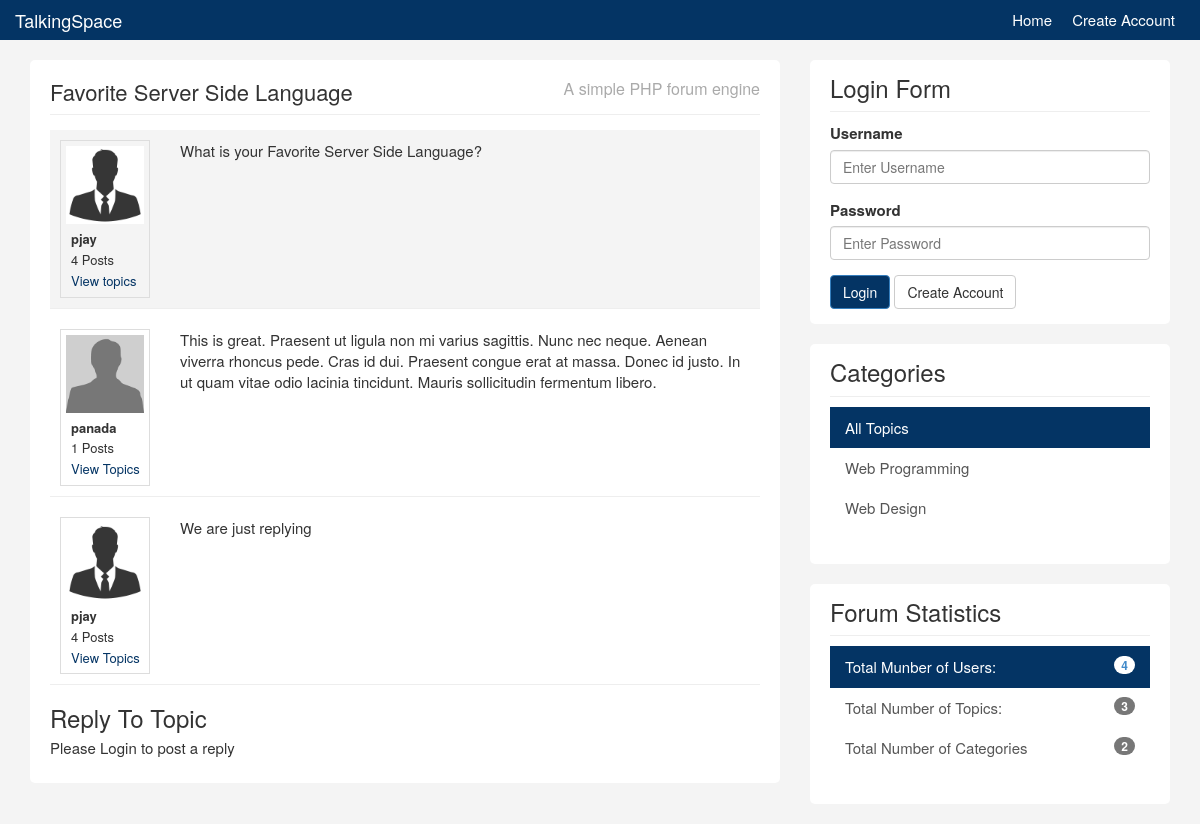
Page /topic.php?id=1 on the committed database.
### tables this page shows
CREATE TABLE IF NOT EXISTS `topics` (
  `id` int NOT NULL AUTO_INCREMENT,
  `category_id` int NOT NULL,
  `user_id` int NOT NULL,
  `title` varchar(255) NOT NULL,
  `body` text NOT NULL,
  `last_activity` datetime NOT NULL,
  `create_date` timestamp NOT NULL DEFAULT CURRENT_TIMESTAMP,
  PRIMARY KEY (`id`)
);

CREATE TABLE IF NOT EXISTS `users` (
  `id` int NOT NULL AUTO_INCREMENT,
  `name` varchar(100) NOT NULL,
  `email` varchar(100) NOT NULL,
  `avatar` varchar(100) NOT NULL,
  `username` varchar(10) NOT NULL,
  `password` varchar(64) NOT NULL,
  `about` text NOT NULL,
  `last_activity` datetime NOT NULL,
  `join_date` timestamp NOT NULL DEFAULT CURRENT_TIMESTAMP,
  PRIMARY KEY (`id`)
);

CREATE TABLE IF NOT EXISTS `replies` (
  `id` int NOT NULL AUTO_INCREMENT,
  `topic_id` int NOT NULL,
  `user_id` int NOT NULL,
  `body` text NOT NULL,
  `create_date` timestamp NOT NULL DEFAULT CURRENT_TIMESTAMP,
  PRIMARY KEY (`id`)
);

CREATE TABLE IF NOT EXISTS `categories` (
  `id` int NOT NULL AUTO_INCREMENT,
  `name` varchar(100) NOT NULL,
  `description` text NOT NULL,
  PRIMARY KEY (`id`)
);

### libraries/Template.php (called while the page is built, shortened)
<?php
class Template {
    protected $template;
    public function __construct($template)
    {
        $this->template = $template;
    }
    public function __toString(){
        include basename($this->template);
        return ob_get_clean();
    }
}
?>

### libraries/Database.php (called while the page is built, shortened)
<?php
class Database {
    private $host = DB_HOST;
    private $user = DB_USER;
    private $pass = DB_PASS;
    private $dbname = DB_NAME;
    private $dbh;
    private $stmt;
    public function __construct() {
        $dsn = 'mysql:host=' .$this->host . ';dbname='  . $this->dbname;
        $options = array (
            PDO::ATTR_PERSISTENT => true,
            PDO::ATTR_ERRMODE => PDO::ERRMODE_EXCEPTION
        );
        try{
            $this->dbh = new PDO ($dsn, $this->user, $this->pass, $options);
        }
        catch(PDOException $e){
            $this->error = $e->getMessage();
        }
    }
    public function query($query){
        $this->stmt = $this->dbh->prepare($query);
    }
    public function bind($param, $value, $type = null){
        if (is_null ( $type )) {
            switch(true){
                    default :
                    $type = PDO::PARAM_STR;
            }
        }
        $this->stmt->bindValue ($param, $value, $type);
    }
    public function execute(){
        return $this->stmt->execute();
    }
    public function resultset(){
        $this->execute();
        return $this->stmt->fetchAll (PDO::FETCH_OBJ);
    }
    public function single(){
        $this->execute();
        return $this->stmt->fetch(PDO::FETCH_OBJ);
    }
    public function rowCount(){
        return $this->stmt->rowCount();
    }
}
?>

### libraries/Topic.php (called while the page is built, shortened)
<?php
class Topic{
	private $db;
	 public function __construct(){
		$this->db = new Database;
	 }
	public function getTotalTopics(){
		$this->db->query('SELECT * FROM topics');
		return $this->db->rowCount();
	}
	public function getTotalCategories(){
		$this->db->query('SELECT * FROM categories');
		return $this->db->rowCount();
	}
	public function getTopic($id){
		$this->db->query("SELECT topics.*, users.username, users.name, users.avatar FROM topics
						INNER JOIN users
						ON topics.user_id = users.id
						WHERE topics.id = :id
		");
		$this->db->bind(':id', $id);
		$row = $this->db->single();
		return $row;
	}
	public function getReplies($topic_id){
		$this->db->query("SELECT replies.*, users.* FROM replies
						INNER JOIN users
						ON replies.user_id = users.id
						WHERE replies.topic_id = :topic_id
						ORDER BY create_date ASC
		");
		$this->db->bind(':topic_id', $topic_id);
		$results = $this->db->resultset();
		return $results;
	}
}

### helpers/db_helper.php (called while the page is built, shortened)
<?php
function getCategories(){
    $db = new Database;
    $db->query('SELECT * FROM categories');
    $results = $db->resultset();
    return $results;
}
function userPostCount($user_id){
	$db = new Database;
	$db->query('SELECT * FROM topics
				WHERE user_id = :user_id
				');
	$db->bind(':user_id', $user_id);
	$rows = $db->resultset();
	$topic_count = $db->rowCount();
	$db->query('SELECT * FROM replies
				WHERE user_id = :user_id
				');
	$db->bind(':user_id', $user_id);
	$rows = $db->resultset();
	$reply_count = $db->rowCount();
	return $topic_count + $reply_count;
}
?>

### helpers/system_helper.php (called while the page is built, shortened)
<?php
	function isLoggedIn(){
		if(isset($_SESSION['is_logged_in'])){
			return true;
		} else {
			return false;
		}
	}

### helpers/format_helper.php (called while the page is built, shortened)
<?php
function is_active($category){
    if(isset($_GET['category'])){
        if($_GET['category'] == $category){
            return 'active';
        }else{
            return '';
        }
    }else {
        if($category == null){
            return 'active';
        }
    }
}
?>

### templates/topic.php (the view)
<?php include('includes/header.php'); ?>
<ul id="topics">
	<li id="main-topic" class="topic topic">
		<div class="row">
			<div class="col-md-2">
				<div class="user-info">
					<img class="avatar pull-left" src="<?php echo BASE_URI; ?>images/avatars/<?php echo $topic->avatar; ?>" />
					<ul>
						<li><strong><?php echo $topic->username; ?></strong></li>
						<li><?php echo userPostCount($topic->user_id); ?> Posts</li>
						<li><a href="<?php echo BASE_URI; ?>topics.php?user=<?php echo $topic->user_id; ?>">View topics</a>
					</ul>
				</div>
			</div>
			<div class="col-md-10">
				<div class="topic-content pull-right">
					<?php echo $topic->body; ?>
				</div>
			</div>
		</div>
	</li>
	<?php foreach($replies as $reply) : ?>
	<li class="topic topic">
		<div class="row">
			<div class="col-md-2">
				<div class="user-info">
					<img class="avatar pull-left" src="<?php echo BASE_URI; ?>images/avatars/<?php echo $reply->avatar; ?>" />
					<ul>
						<li><strong><?php echo $reply->username; ?></strong></li>
						<li><?php echo userPostCount($reply->user_id); ?> Posts</li>
						<li><a href="<?php echo BASE_URI; ?>topics.php?user=<?php echo $reply->user_id; ?>">View Topics</a>
					</ul>
				</div>
			</div>
			<div class="col-md-10">
				<div class="topic-content pull-right">
					<?php echo $reply->body; ?>
				</div>
			</div>
		</div>
	</li>
	<?php endforeach; ?>
				</ul>
				<h3>Reply To Topic</h3>
				<?php if(isLoggedIn()) : ?>
				<form role="form" method="post" action="topic.php?id=<?php echo $topic->id ?>">
  					<div class="form-group">
						<textarea id="reply" rows="10" cols="80" class="form-control" name="reply"></textarea>
						<script>
							CKEDITOR.replace( 'reply' );
            			</script>
  					</div>
 					 <button type="submit" class="btn btn-default" name="do_reply">Submit</button>
				</form>
				<?php else: ?>
					<p>Please Login to post a reply</p>
				<?php endif; ?>
<?php include('includes/footer.php'); ?>

### templates/includes/footer.php
</div>
				</div>
			</div>
			<div class="col-md-4">
				<div class="sidebar">
					<div class="block">
						<h3>Login Form</h3>
						<?php if(isLoggedIn())  :  ?>
							<div class="userdate">
								Welcome, <?php echo getUser()['username'];  ?>
							</div>
							<br>
							<form role="form" method="post" action="logout.php">
								<input type="submit" name="do_logout" class="btn btn-primary" value="Log Out">
							</form>
							<?php else: ?>
						<form role="form"
						method="post" action="login.php">
						<div class="form-group">
							<label>Username</label>
							<input name="username" type="text" class="form-control" placeholder="Enter Username">
						</div>
						<div class="form-group">
							<label>Password</label>
							<input name="password" type="password" class="form-control" placeholder="Enter Password">
						</div>
						<button name="do_login" type="submit" class="btn btn-primary">Login</button> <a  class="btn btn-default" href="register.html"> Create Account</a>
					</form>
					<?php endif; ?>
					</div>
					<div class="block">
					<h3>Categories</h3>
					<div class="list-group">
					<a href="topics.php" class="list-group-item <?php echo is_active(null); ?>">All Topics <span class="badge pull-right"></span></a>
					<?php foreach(getCategories() as $category) : ?>
						<a href="topics.php?category=<?php echo $category->id; ?>" class="list-group-item <?php echo is_active($category->id); ?>"><?php echo $category->name; ?> </a>
					<?php endforeach; ?>
					</div>
				</div>
				<div class="block">
					<h3>Forum Statistics</h3>
					<div class="list-group">
						<a href="#" class="list-group-item active">Total Munber of Users: <span class="badge pull-right"><?php echo $totalUsers; ?></span></a>
						<a href="#" class="list-group-item">Total Number of Topics: <span class="badge pull-right"><?php echo $totalTopics; ?></span></a>
						<a href="#" class="list-group-item">Total Number of Categories<span class="badge pull-right"><?php echo $totalCategories; ?></span></a>
					</div>
				</div>
				</div>
			</div>
		</div>
    </div>
  </body>
</html>

### templates/css/custom.css (style rules this page uses)
body { padding-top: 60px; background:#f4f4f4; font-size:15px; }
a { color:#043464; }
ul { padding:0; margin:0; list-style:none; }
h3 { margin-bottom:5px; }
.block { background:#fff; border-radius:5px; padding: 15px 20px; margin-bottom:20px; }
.sidebar .block h3 { margin:0 0 10px 0; padding-bottom:10px; border-bottom:#eee solid 1px; }
.topic { border-bottom:#eee solid 1px; margin-bottom:10px; padding:10px; }
.topic-content { width:100%; }
img.avatar { width:100%; }
a.list-group-item.active, a.list-group-item.active:hover, a.list-group-item.active:focus { background:#043464; border-radius:0; }
.list-group-item { border:0 }
#main-topic { background:#f4f4f4; padding:10px; }
.user-info { border:#ddd solid 1px; padding:5px; overflow:hidden; font-size:13px; }
.user-info img { display:block; margin-bottom:5px; }
.user-info ul { list-style:none; margin:10px 0 0 5px; }
.user-info li { line-height:1.6em; }
.btn-primary { background:#043464; }

### rows in the picture
topics: user.avatar (picture), user.username "pjay", body "What is your Favorite Server Side Language?"
replies: user.avatar (picture), user.username "panada", user_id "1", body "This is great. Praesent ut ligula non mi varius sagittis. Nunc nec neque. Aenean viverra rhoncus pede. Cras id dui. Praesent congue erat at massa. Donec id justo. In ut quam vitae odio lacinia tincidunt. Mauris sollicitudin fermentum libero."
replies: user.avatar (picture), user.username "pjay", user_id "4", body "We are just replying"
categories: name "Web Programming"
categories: name "Web Design"

### other values in the picture
$title "Favorite Server Side Language"
userPostCount($topic->user_id) "4"
$totalUsers "4"
$totalTopics "3"
$totalCategories "2"
